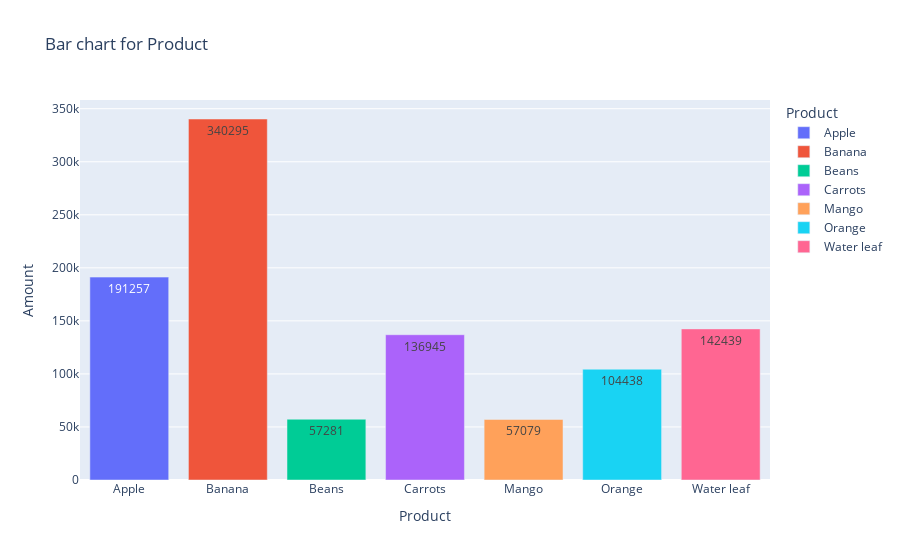

Here is the notebook cell this chart was saved with:
### Code cell
px.bar(all_products,x="Product",y="Amount",text="Amount",color="Product", title="Bar chart for Product")

### Figure 1 — Plotly figure (JSON) as saved in the notebook; plotly's stock layout.template omitted (floating-point values rounded to 4 significant figures)
{"data": [{"alignmentgroup": "True", "hovertemplate": "Product=%{x}<br>Amount=%{text}<extra></extra>", "legendgroup": "Apple", "marker": {"color": "#636efa", "pattern": {"shape": ""}}, "name": "Apple", "offsetgroup": "Apple", "orientation": "v", "showlegend": true, "text": [191257], "textposition": "auto", "type": "bar", "x": ["Apple"], "xaxis": "x", "y": [191257], "yaxis": "y"}, {"alignmentgroup": "True", "hovertemplate": "Product=%{x}<br>Amount=%{text}<extra></extra>", "legendgroup": "Banana", "marker": {"color": "#EF553B", "pattern": {"shape": ""}}, "name": "Banana", "offsetgroup": "Banana", "orientation": "v", "showlegend": true, "text": [340295], "textposition": "auto", "type": "bar", "x": ["Banana"], "xaxis": "x", "y": [340295], "yaxis": "y"}, {"alignmentgroup": "True", "hovertemplate": "Product=%{x}<br>Amount=%{text}<extra></extra>", "legendgroup": "Beans", "marker": {"color": "#00cc96", "pattern": {"shape": ""}}, "name": "Beans", "offsetgroup": "Beans", "orientation": "v", "showlegend": true, "text": [57281], "textposition": "auto", "type": "bar", "x": ["Beans"], "xaxis": "x", "y": [57281], "yaxis": "y"}, {"alignmentgroup": "True", "hovertemplate": "Product=%{x}<br>Amount=%{text}<extra></extra>", "legendgroup": "Carrots", "marker": {"color": "#ab63fa", "pattern": {"shape": ""}}, "name": "Carrots", "offsetgroup": "Carrots", "orientation": "v", "showlegend": true, "text": [136945], "textposition": "auto", "type": "bar", "x": ["Carrots"], "xaxis": "x", "y": [136945], "yaxis": "y"}, {"alignmentgroup": "True", "hovertemplate": "Product=%{x}<br>Amount=%{text}<extra></extra>", "legendgroup": "Mango", "marker": {"color": "#FFA15A", "pattern": {"shape": ""}}, "name": "Mango", "offsetgroup": "Mango", "orientation": "v", "showlegend": true, "text": [57079], "textposition": "auto", "type": "bar", "x": ["Mango"], "xaxis": "x", "y": [57079], "yaxis": "y"}, {"alignmentgroup": "True", "hovertemplate": "Product=%{x}<br>Amount=%{text}<extra></extra>", "legendgroup": "Orange", "marker": {"color": "#19d3f3", "pattern": {"shape": ""}}, "name": "Orange", "offsetgroup": "Orange", "orientation": "v", "showlegend": true, "text": [104438], "textposition": "auto", "type": "bar", "x": ["Orange"], "xaxis": "x", "y": [104438], "yaxis": "y"}, {"alignmentgroup": "True", "hovertemplate": "Product=%{x}<br>Amount=%{text}<extra></extra>", "legendgroup": "Water leaf", "marker": {"color": "#FF6692", "pattern": {"shape": ""}}, "name": "Water leaf", "offsetgroup": "Water leaf", "orientation": "v", "showlegend": true, "text": [142439], "textposition": "auto", "type": "bar", "x": ["Water leaf"], "xaxis": "x", "y": [142439], "yaxis": "y"}], "layout": {"barmode": "relative", "legend": {"title": {"text": "Product"}, "tracegroupgap": 0}, "title": {"text": "Bar chart for Product"}, "xaxis": {"anchor": "y", "categoryarray": ["Apple", "Banana", "Beans", "Carrots", "Mango", "Orange", "Water leaf"], "categoryorder": "array", "domain": [0, 1], "title": {"text": "Product"}}, "yaxis": {"anchor": "x", "domain": [0, 1], "title": {"text": "Amount"}}}}
